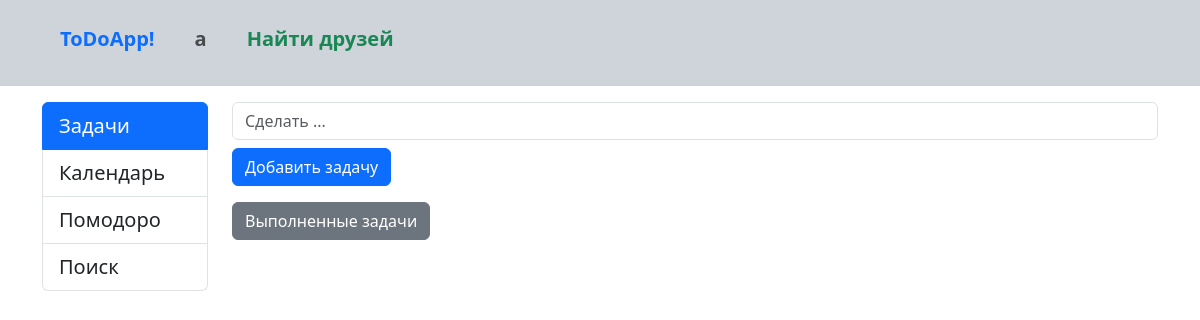
/tasks/ (signed in), run on an earlier commit of the app's database.
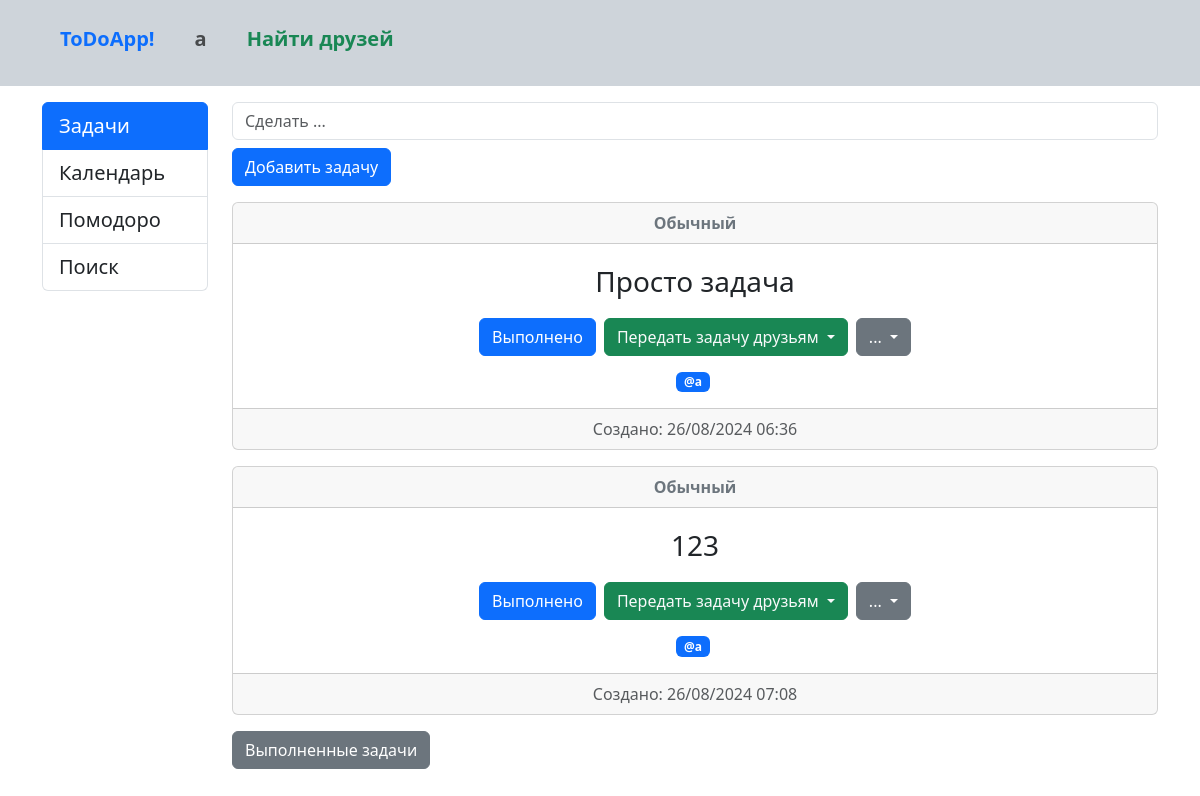
And on a later commit of the database.
### core/models.py (models this page shows, shortened)
class Users(AbstractUser):
    first_name = models.CharField(max_length=100,
                                  verbose_name='Имя')
    last_name = models.CharField(max_length=100,
                                 blank=True,
                                 verbose_name='Фамилия')
    username = models.CharField(max_length=100,
                                unique=True,
                                verbose_name='Никнейм')
    email = models.CharField(max_length=100,
                             unique=True,
                             verbose_name='Почта')
    about = models.TextField(blank=True,
                             verbose_name='О себе')
    date_of_birth = models.DateField(null=True,
                                     blank=True,
                                     verbose_name='Дата рождения')
    picture = models.ImageField(upload_to='pictures',
                                null=True,
                                blank=True,
                                default='pictures/default.jpg',
                                verbose_name='Фото')
    friends = models.ManyToManyField('self',
                                     blank=True,
                                     verbose_name='Друзья',
                                     symmetrical=False)
    password = models.CharField(max_length=100,
                                verbose_name='Пароль')
    class Meta:
        verbose_name = 'Пользователь'
        verbose_name_plural = 'Пользователи'
        ordering = ['email']

class Tasks(models.Model):
    title = models.CharField(max_length=150,
                             verbose_name='Название')
    description = models.TextField(blank=True,
                                   verbose_name='Описание')
    priority = models.CharField(max_length=50,
                                choices=[('COMMON', 'Обычный'), ('LOW', 'Низкий'), ('MEDIUM', 'Средний'),
                                         ('HIGH', 'Высокий')],
                                verbose_name='Приоритет',
                                default='COMMON')
    created_at = models.DateTimeField(auto_now_add=True,
                                      verbose_name='Дата создания')
    completed = models.BooleanField(default=False,
                                    verbose_name='Выполнено')
    owners = models.ManyToManyField('Users',
                                    related_name='tasks',
                                    verbose_name='Пользователь')
    class Meta:
        verbose_name = 'Задача'
        verbose_name_plural = 'Задачи'
        ordering = ['created_at']

### core/views.py (the view)
# urls.py: path('tasks/', Tasks.as_view(), name='tasks'),
class Tasks(LoginRequiredMixin,
            ListView):
    template_name = 'core/tasks.html'
    model = models.Tasks
    context_object_name = 'tasks'
    def get_context_data(self, *, object_list=None, **kwargs):
        context = super().get_context_data()
        context['authuser'] = self.request.user
        context['user'] = self.request.user
        context['tasks'] = models.Tasks.objects.filter(owners=self.request.user, completed=False)
        context['tasksdone'] = models.Tasks.objects.filter(owners=self.request.user, completed=True)
        return context

### core/templates/core/tasks.html (shortened to what this page needs)
{% extends "base.html" %}
{% load django_bootstrap5 %}
{% block sidebar %}
<div class="col-md-2">
    <div class="list-group">
        <a type="button" href="{% url 'tasks' %}" class="list-group-item list-group-item-action active fs-5">Задачи</a>
        <a type="button" href="{% url 'calendar' %}" class="list-group-item list-group-item-action fs-5">Календарь</a>
        <a type="button" href="{% url 'pomodoro' %}" class="list-group-item list-group-item-action fs-5">Помодоро</a>
        <a type="button" href="{% url 'search' %}" class="list-group-item list-group-item-action fs-5">Поиск</a>
    </div>
</div>
{% endblock %}
{% block content %}
<div class="col-md-10">
    <div class="">
        <div class="mb-3">
            <form action="{% url 'add_task' %}" method="POST">
                <input name="title"
                       class="form-control mb-2"
                       id="exampleFormControlInput1"
                       placeholder="Сделать ...">
                <button type="submit"
                        class="btn btn-primary">Добавить задачу
                </button>
            </form>
        </div>
    </div>
    {% for task in tasks %}
    <div class="card text-center mt-3 mb-3">
        <div class="card-header fw-bold">
            {% if task.priority == 'COMMON' %}
            <a href="{% url 'change_priority' task.id %}" class="text-decoration-none text-secondary">Обычный</a>
            {% endif %}
        </div>
        <div class="card-body">
            <a class="card-title fs-3 text-decoration-none">{{ task.title }}</a>
            <div class="d-flex justify-content-center">
                <a href="{% url 'complete_task' task.id %}" class="btn btn-primary">Выполнено</a>
                <div class="dropdown ms-2">
                    <a class="btn btn-success dropdown-toggle text-light" href="#" role="button"
                       data-bs-toggle="dropdown" aria-expanded="false">
                        Передать задачу друзьям
                    </a>
                </div>
                <div class="dropdown ms-2">
                    <a class="btn btn-secondary dropdown-toggle" href="#" role="button" id="dropdownMenuLink"
                       data-bs-toggle="dropdown" aria-expanded="false">
                        ...
                    </a>
                </div>
            </div>
            <div class="owners d-flex justify-content-center mt-3">
                {% for owner in task.owners.all %}
                <div class="username text-dark badge bg-primary text-wrap text-white me-1">
                    @{{ owner.username }}
                </div>
                {% endfor %}
            </div>
        </div>
        <div class="card-footer text-body-secondary">
            <div>
                Создано: {{ task.created_at|date:"d/m/Y H:i" }}
            </div>
        </div>
    </div>
    {% endfor %}
    <p>
        <a class="btn btn-secondary" data-bs-toggle="collapse" href="#collapseExample" role="button"
           aria-expanded="false"
           aria-controls="collapseExample">
            Выполненные задачи
        </a>
    </p>
</div>
<footer>
</footer>
{% endblock %}

### templates/inc/_navbar.html (shortened to what this page needs)
<nav class="pt-3 pb-4 navbar navbar-expand-lg bg-dark-subtle">
    <div class="container-fluid ms-5">
        <a class="navbar-brand text-primary fw-bolder" href="{% url 'home' %}">ToDoApp!</a>
        <div class="collapse navbar-collapse ms-3 fs-5 text-dark" id="navbarSupportedContent">
            <ul class="navbar-nav me-auto mb-2 mb-lg-0">
                <li class="nav-item dropdown">
                    <a class="nav-link fw-bolder" href="#" role="button" data-bs-toggle="dropdown"
                       aria-expanded="false">
                        {{ authuser.username }}
                    </a>
                </li>
                <a class="nav-link ms-4 fw-bolder text-success" href="{% url 'find_friends' %}">Найти друзей</a>
            </ul>
        </div>
    </div>
</nav>

What changed in the data, as far as the page shows it:
added Tasks: priority "Обычный", title "Просто задача", created_at "26/08/2024 06:36", Users (username "a")
added Tasks: priority "Обычный", title "123", created_at "26/08/2024 07:08", Users (username "a")
